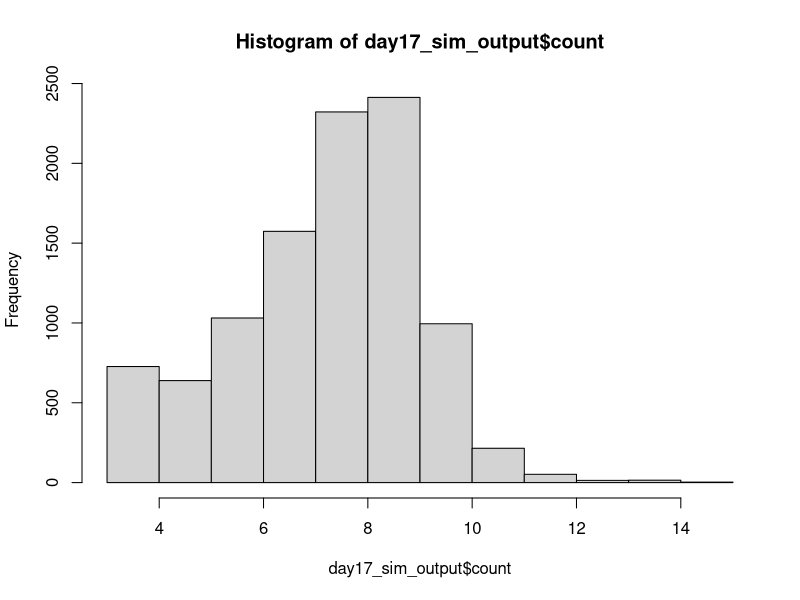
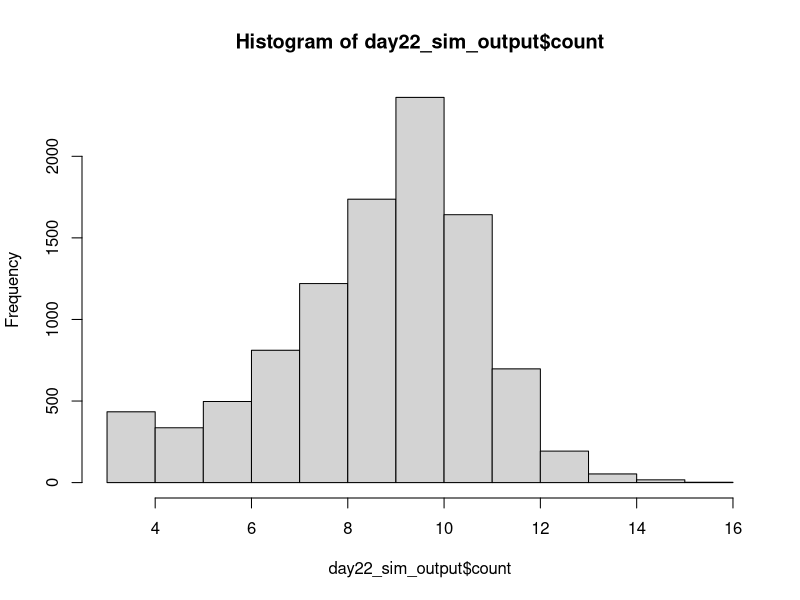

The R script that drew these images, in order: (Note: this script raises an error after producing the figures.)
## ---------------------------Title---------------------------------------------
# CIDA Shelf Life Model

## ---------------------------Description---------------------------------------
# Project: CIDA Spinach 

# Description: 

## ---------------------------Packages------------------------------------------

#   Loading packages
library(dplyr); library(MASS); library(VGAM)

## ---------------------------Seed----------------------------------------------

#Set seed
set.seed(1)

## ---------------------------Inputs--------------------------------------------

#Load in data

strain_param <- read.csv("primary_model_parameters_strain_by_rep_2022_08_26.csv", header = TRUE)
apc_param <- read.csv("primary_model_parameters_apc_by_rep_2022_09_01.csv", header = TRUE)

mumax_secon <- read.csv("secondary_model_mumax_strain_by_rep_2022-09-01.csv", header = TRUE)
lag_secon <- read.csv("secondary_model_lag_strain_by_rep_2022_09_01.csv", header = TRUE)
lag_apc_secon <- read.csv("secondary_model_lag_apc_by_rep2022_09_01.csv", header = TRUE)

initial_count <- read.csv("initial_distribution_2022_08_24.csv", header = TRUE)
st_frequency <- read.csv("st_frequency_2022_05_18.csv", header = TRUE)

#Change strain parameters to lowercase 
strain_param$isolate <- tolower(strain_param$isolate)
apc_param$isolate <- tolower(apc_param$isolate)

mumax_secon$isolate <- tolower(mumax_secon$isolate)
lag_secon$isolate <- tolower(lag_secon$isolate)

#Initial Count Distribution: Log transforming initial count, and fitting a normal distribution to the data
initial_count_dist <- function(n){
  ans <- runif(n, min = initial_count$min, max = initial_count$max)
  return(ans)
}

#ST Distribution
isolates <- st_frequency$cida_isolates
st_prev <- st_frequency$frequency

st_dist <- function(n) {
ans <- sample(isolates, size = n, prob = st_prev, replace = T)
return(ans)
}

#Storage Temperature Distribution
temp_location <- 4
temp_shape <- 2.31

temp_dist <- function(n) {
  ans <- rlaplace(n, temp_location, temp_shape)
  for(i in 1:n)
  while (ans[i] < 0 | ans[i] > 10) {
    ans[i] <- rlaplace(1, temp_location, temp_shape)
  }
  return(ans)
}

#Primary Growth Models 


#Baranyi
baranyi <- function(day, log10n0, log10nmax, mumax, lag){
  log10n <- log10nmax + log10((-1 + exp(mumax * lag) + exp(mumax * day))/(exp(mumax * day) - 1 + exp(mumax * lag) * 10^(log10nmax - log10n0)))
}

#Baranyi without lag
baranyi_no_lag <- function(day, log10n0, log10nmax, mumax){
  log10n <- log10nmax - log10(1 + (10^(log10nmax - log10n0) - 1) * exp(-mumax * day))
}

#Buchanan
buchanan <- function(day, log10n0, log10nmax, mumax, lag){
  log10n <- log10n0 + (day >= lag) * (day <= (lag + (log10nmax - log10n0) * log(10) / mumax)) * mumax * (day - lag) / log(10) + (day >= lag) * (day>(lag + (log10nmax - log10n0) * log(10) / mumax)) * (log10nmax - log10n0)
}

#Buchanan without lag
buchanan_no_lag <- function(day, log10n0, log10nmax, mumax){
  log10n <- log10n0 + (day <= ((log10nmax - log10n0) * log(10) / mumax)) * mumax * day / log(10) + (day > ((log10nmax - log10n0) * log(10) / mumax)) * (log10nmax - log10n0)
}

#Gompertz
gompertz <- function(day, log10n0, log10nmax, mumax, lag){
  log10n <- log10n0 + (log10nmax - log10n0) * exp(-exp(mumax * exp(1) * (lag - day) / ((log10nmax - log10n0) * log(10)) + 1))
}


log10N_with_lag <- function(day, log10n0, log10nmax, mumax, lag, model) {
  ans <- numeric(length = length(day))
  for(i in seq_along(day)){
    if (model[i] == "baranyi") {
      ans[i] <- baranyi(day[i], log10n0[i], log10nmax[i], mumax[i], lag[i])
    }
    else if(model[i] == 'buchanan') {
      ans[i] <- buchanan(day[i], log10n0[i], log10nmax[i], mumax[i], lag[i])
    }
    else if(model[i] == "gompertz"){
      ans[i] <- gompertz(day[i], log10n0[i], log10nmax[i], mumax[i], lag[i])
    } 
    else{
      stop(paste0(model, " is not a valid model name. Must be one of Buchanan, Baranyi, Gompertz."))
    }
  }
  return(ans)
  
}

log10N_without_lag <- function(day, log10n0, log10nmax, mumax, model) {
  ans <- numeric(length = length(day))
  for(i in seq_along(day)){
    if (model[i] == "baranyi_no_lag") {
      ans[i] <- baranyi_no_lag(day[i], log10n0[i], log10nmax[i], mumax[i])
    }
    else if(model[i] == 'buchanan_no_lag') {
      ans[i] <- buchanan_no_lag(day[i], log10n0[i], log10nmax[i], mumax[i])
    }
    else{
      stop(paste0(model, " is not a valid model name. Must be one of Buchanan, Baranyi, Gompertz."))
    }
  }
  return(ans)
  
}

#Secondary model 

NewMu <- function(temp, b, temp_min) {
  sqrt_mu <- b*(temp - temp_min)
  ans <- sqrt_mu^2
  return(ans)
}

NewLag <- function(temp, b, temp_min) {
  sqrt_lag <- b*(temp - temp_min)
  ans <- sqrt_lag^2
  return(ans)
}

## ---------------------------Simulation Overview-------------------------------

n_packages <- 10000
n_sim <- n_packages
n_day <- 22

## ---------------Assigning Model Inputs----------------------------------------

#Assigning initial count, ST and temperature to each package
packages_sim <- data.frame(matrix(, nrow = n_sim, ncol = 9))
colnames(packages_sim) <- c("package", "initial_count", "storage_temp", "isolate", "isolate_rep", "model", "lag", "mu", "nmax")

packages_sim$package <- rep(1:n_packages)
packages_sim$initial_count <- initial_count_dist(n_sim)
packages_sim$storage_temp <- temp_dist(n_sim)
packages_sim$isolate <- st_dist(n_sim)
packages_sim$isolate_rep <- sample(1:3, n_sim, replace = TRUE)

#Assigning a growth model to each package. The selected model will be the best fitting model at 6˚C 
for(i in 1:n_sim){
  strain_index <- which(packages_sim$isolate[i] == strain_param$isolate & packages_sim$isolate_rep[i] == strain_param$rep & 6 == strain_param$temp)
  packages_sim$model[i] <- strain_param$model_type[strain_index]
}

#Assign lag to each package

for(i in 1:n_sim){
  rep <- packages_sim$isolate_rep[i]
  if(packages_sim$isolate[i] == "s12-0180"){
    rep <- sample(c(1, 3), 1, replace = TRUE)
  } else if (packages_sim$isolate[i] == "s12-0184"){
    rep <- 1
  } else if (packages_sim$isolate[i] == "s12-0132"){
    rep <- 3
  }  else {
    rep <- rep
  }
  apc_lag <- 0
  strain_index <- which(packages_sim$isolate[i] == lag_secon$isolate & rep == lag_secon$rep)
  strain_lag <- NewLag(packages_sim$storage_temp[i], lag_secon$b_mu[strain_index], lag_secon$temp_min_mu[strain_index])
  strain_lag <- ifelse(packages_sim$isolate[i] == "s12-0166", 0, strain_lag)
  packages_sim$lag[i] <- runif(n = 1, min = min(strain_lag, apc_lag), max = max(strain_lag, apc_lag))
  packages_sim$lag[i] <- packages_sim$lag[i]
}

packages_sim$lag <- ifelse(packages_sim$model %in% c("baranyi_no_lag", "buchanan_no_lag"), NA, packages_sim$lag)

#Assign mumax to each package
for(i in 1:n_sim){
  rep <- ifelse(packages_sim$isolate[i] == "s12-0141", 1, packages_sim$isolate_rep[i])
  strain_index <- which(packages_sim$isolate[i] == mumax_secon$isolate & rep == mumax_secon$rep)
  package_mu <- NewMu(packages_sim$storage_temp[i], mumax_secon$b_mu[strain_index], mumax_secon$temp_min_mu[strain_index])
  packages_sim$mu[i] <- package_mu
}

#Assign nmax to each package
for(i in 1:n_sim){
  rep <- packages_sim$isolate_rep[i]
strain_index <- which(packages_sim$isolate[i] == strain_param$isolate & rep == strain_param$rep & 6 == strain_param$temp)
apc_index <- which(packages_sim$isolate[i] == apc_param$isolate & rep == apc_param$rep & 6 == apc_param$temp)
strain_nmax <- strain_param$nmax[strain_index]
apc_nmax <- apc_param$nmax[strain_index]
packages_sim$nmax[i] <- runif(n = 1, strain_nmax, apc_nmax)
packages_sim$nmax[i] <- packages_sim$nmax[i]*1.6
}

## ----------------Assessing Growth Over Shelf Life-----------------------------

models_with_lag <- c("baranyi", "buchanan", "gompertz")

shelf_life_sim <- packages_sim[rep(seq_len(nrow(packages_sim)), each = 22), ]
rownames(shelf_life_sim) <- 1:nrow(shelf_life_sim)
shelf_life_sim["day"] <- rep(1:n_day, times = n_sim)
shelf_life_sim["count"] <- NA

shelf_life_sim[is.na(shelf_life_sim$lag), ] <- shelf_life_sim[is.na(shelf_life_sim$lag), ] %>% 
  mutate(count = log10N_without_lag(day, initial_count, nmax, mu, model))

shelf_life_sim[!is.na(shelf_life_sim$lag), ] <- shelf_life_sim[!is.na(shelf_life_sim$lag), ] %>% 
  mutate(count = log10N_with_lag(day, initial_count, nmax, mu, lag, model))

## --------------------------------Plotting Outcome-----------------------------

day17_sim_output <- shelf_life_sim %>%
  filter(day == 17)

h17 <- hist(day17_sim_output$count)
h17


day22_sim_output <- shelf_life_sim %>%
  filter(day == 22)

h22 <- hist(day22_sim_output$count)
h22

## --------------------------------Threshold------------------------------------

sa_temp <- shelf_life_sim %>%
  group_by(day) %>%
  summarise(prop_fail = sum(count > 7.6)/n_packages) %>%
  mutate(adj = 1.6) %>%
  mutate(param = "nmax")

## --------------------------------Export---------------------------------------

date <- Sys.Date()
date <- gsub("-", "_", date)
file_name <- paste0("output/sa_nmax_", date,".csv")
  
write.table(sa_temp, file_name, sep = ",", col.names = !file.exists(file_name), append = T, row.names = FALSE)
